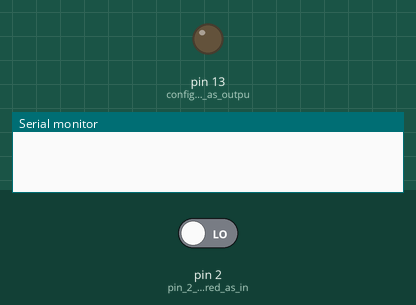
Recording of a sketch running on a simulated Arduino Uno, built with avr-gcc and run on an emulated ATmega328P. On the bench: output pins drawn as LEDs (lit = HIGH), the last lines printed to the serial monitor. The test bench sets the inputs (shaded band); at power-on: pin 2 (pin_2_is_configured_as_in) LOW.

Above: at 1.2 s.
1.3 s: pin 2 (pin_2_is_configured_as_in) driven HIGH
At 1.8 s:
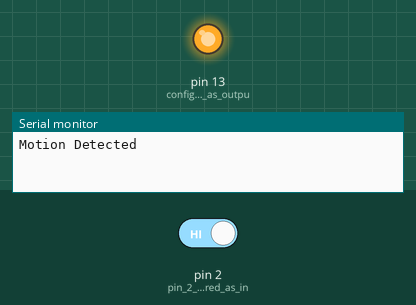
2.8 s: pin 2 (pin_2_is_configured_as_in) driven LOW
At 3.5 s:
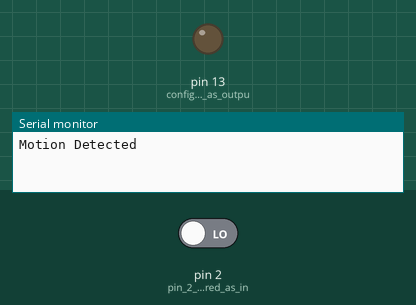
Timing chart, 0 to 5.8 s (numbered marks = the images above; inputs shaded):
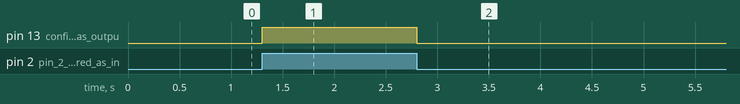

The sketch:

pir_sensor.ino
```cpp
void setup() {
  // put your setup code here, to run once:
  pinMode(2,INPUT); // pin 2 is configured as input pin
  Serial.begin(9600); // initialize serial communication at 9600 bps baud rate
  pinMode(13,OUTPUT); // configure pin 13 as output pin

}

void loop() {
  // put your main code here, to run repeatedly:

  // monitor the state of pin 2

  if(digitalRead(2)==HIGH)
  {
    // motion sensor has been activated
    digitalWrite(13,HIGH); //led turned ON
    Serial.println("Motion Detected"); // print this message on serial port
    while(digitalRead(2)==HIGH); // stay here till the state of pin 2 remains HIGH
  }
  else{
    digitalWrite(13,LOW); // led turned OFF
  }
}
```

Measured:
- after the input at 1.3 s, pin 13 (configure_pin_13_as_outpu): LOW → HIGH at once
- after the input at 2.8 s, pin 13 (configure_pin_13_as_outpu): HIGH → LOW at once
